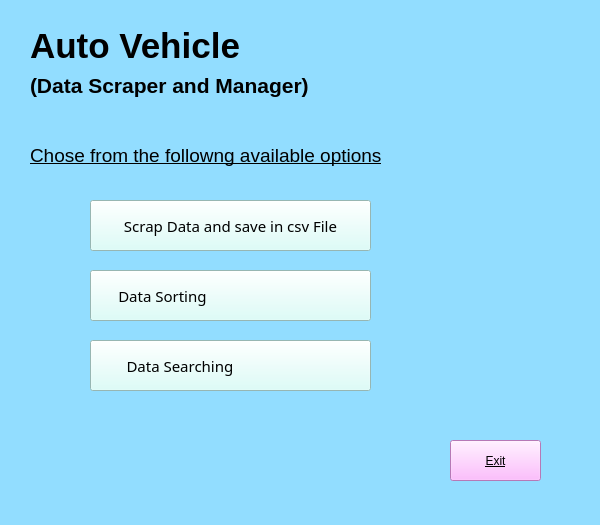
<?xml version="1.0" encoding="UTF-8"?>
<ui version="4.0">
 <class>Form3</class>
 <widget class="QWidget" name="Form3">
  <property name="geometry">
   <rect>
    <x>0</x>
    <y>0</y>
    <width>600</width>
    <height>525</height>
   </rect>
  </property>
  <property name="font">
   <font>
    <underline>true</underline>
   </font>
  </property>
  <property name="windowTitle">
   <string>Form</string>
  </property>
  <property name="styleSheet">
   <string notr="true">background-color:rgb(146, 221, 255)
</string>
  </property>
  <widget class="QLabel" name="label">
   <property name="geometry">
    <rect>
     <x>30</x>
     <y>30</y>
     <width>451</width>
     <height>31</height>
    </rect>
   </property>
   <property name="font">
    <font>
     <pointsize>26</pointsize>
     <weight>75</weight>
     <bold>true</bold>
    </font>
   </property>
   <property name="text">
    <string>Auto Vehicle</string>
   </property>
  </widget>
  <widget class="QLabel" name="label_2">
   <property name="geometry">
    <rect>
     <x>30</x>
     <y>70</y>
     <width>391</width>
     <height>31</height>
    </rect>
   </property>
   <property name="font">
    <font>
     <pointsize>16</pointsize>
     <weight>75</weight>
     <bold>true</bold>
    </font>
   </property>
   <property name="text">
    <string>(Data Scraper and Manager)</string>
   </property>
  </widget>
  <widget class="QLabel" name="label_3">
   <property name="geometry">
    <rect>
     <x>30</x>
     <y>140</y>
     <width>411</width>
     <height>31</height>
    </rect>
   </property>
   <property name="font">
    <font>
     <pointsize>14</pointsize>
     <weight>50</weight>
     <bold>false</bold>
     <underline>true</underline>
    </font>
   </property>
   <property name="text">
    <string>Chose from the followng available options</string>
   </property>
  </widget>
  <widget class="QPushButton" name="pushButton">
   <property name="geometry">
    <rect>
     <x>90</x>
     <y>200</y>
     <width>281</width>
     <height>51</height>
    </rect>
   </property>
   <property name="font">
    <font>
     <family>Arial Unicode MS</family>
     <pointsize>11</pointsize>
    </font>
   </property>
   <property name="styleSheet">
    <string notr="true">background-color:rgb(212, 255, 249)</string>
   </property>
   <property name="text">
    <string>Scrap Data and save in csv File</string>
   </property>
   <property name="icon">
    <iconset resource="a6.qrc">
     <normaloff>:/a6/download-icon-vector-clip-art-260nw-485354581.jpg</normaloff>:/a6/download-icon-vector-clip-art-260nw-485354581.jpg</iconset>
   </property>
   <property name="iconSize">
    <size>
     <width>50</width>
     <height>50</height>
    </size>
   </property>
  </widget>
  <widget class="QPushButton" name="pushButton_2">
   <property name="geometry">
    <rect>
     <x>90</x>
     <y>270</y>
     <width>281</width>
     <height>51</height>
    </rect>
   </property>
   <property name="font">
    <font>
     <family>Arial Unicode MS</family>
     <pointsize>11</pointsize>
    </font>
   </property>
   <property name="styleSheet">
    <string notr="true">background-color:rgb(212, 255, 249)</string>
   </property>
   <property name="text">
    <string>Data Sorting                                   </string>
   </property>
   <property name="icon">
    <iconset resource="a7.qrc">
     <normaloff>:/a7/images.jpg</normaloff>:/a7/images.jpg</iconset>
   </property>
   <property name="iconSize">
    <size>
     <width>50</width>
     <height>50</height>
    </size>
   </property>
  </widget>
  <widget class="QPushButton" name="pushButton_3">
   <property name="geometry">
    <rect>
     <x>90</x>
     <y>340</y>
     <width>281</width>
     <height>51</height>
    </rect>
   </property>
   <property name="font">
    <font>
     <family>Arial Unicode MS</family>
     <pointsize>11</pointsize>
    </font>
   </property>
   <property name="styleSheet">
    <string notr="true">background-color:rgb(212, 255, 249)</string>
   </property>
   <property name="text">
    <string>Data Searching                          </string>
   </property>
   <property name="icon">
    <iconset resource="a8.qrc">
     <normaloff>:/a8/download.jpg</normaloff>:/a8/download.jpg</iconset>
   </property>
   <property name="iconSize">
    <size>
     <width>50</width>
     <height>45</height>
    </size>
   </property>
  </widget>
  <widget class="QPushButton" name="pushButton_4">
   <property name="geometry">
    <rect>
     <x>450</x>
     <y>440</y>
     <width>91</width>
     <height>41</height>
    </rect>
   </property>
   <property name="styleSheet">
    <string notr="true">background-color:rgb(255, 170, 255)</string>
   </property>
   <property name="text">
    <string>Exit</string>
   </property>
   <property name="icon">
    <iconset resource="a3.qrc">
     <normaloff>:/a3/icons8-exit-30.png</normaloff>:/a3/icons8-exit-30.png</iconset>
   </property>
   <property name="iconSize">
    <size>
     <width>50</width>
     <height>50</height>
    </size>
   </property>
  </widget>
 </widget>
 <resources>
  <include location="a6.qrc"/>
  <include location="a8.qrc"/>
  <include location="a7.qrc"/>
  <include location="a3.qrc"/>
 </resources>
 <connections/>
</ui>
